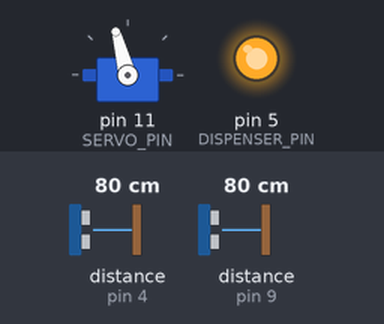
Bench run of a sketch on a simulated Arduino Nano, built with avr-gcc and run on an emulated ATmega328P. Parts: servo, output pins drawn as LEDs (lit = HIGH). Wiring (inferred from the names in the program): 2 × ultrasonic range finder: trigger pin 2, echo pin 4 / trigger pin 8, echo pin 9. Inputs (shaded band) come from the test bench; at power-on: distance to the obstacle (sensors on pin 4, pin 9) 80 cm. The echo pulse lasts 58.3 µs per cm; pins used as bus, display or sensor lines are not drawn.

Above: at 1.2 s.
1.3 s: distance to the obstacle (sensor on pin 4) set to 2 cm
At 2.2 s:
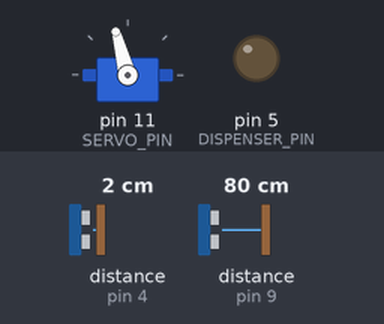
3.8 s: distance to the obstacle (sensor on pin 9) set to 12 cm
5.3 s: distance to the obstacle (sensor on pin 9) set to 9 cm
At 6.4 s:
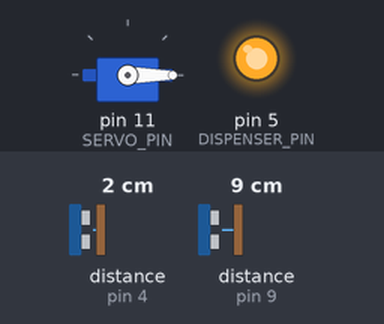
Timing chart, 0 to 8.3 s (numbered marks = the images above; inputs shaded):
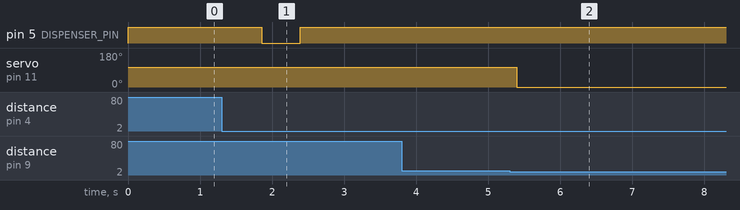

The sketch:

dustbin-dispenser.ino
```cpp
#include <Servo.h>

const float SOUND_SPEED = 0.0343; // centimeter per microsecond at 20 degrees celsius
const int LOOP_DELAY = 100; // millisecond

const int SERVO_PIN = 11; // Must be a PWM Pin
const int SERVO_TRIG_PIN = 8;
const int SERVO_ECHO_PIN = 9;

const int DISPENSER_PIN = 5;
const int DISPENSER_TRIG_PIN = 2;
const int DISPENSER_ECHO_PIN = 4;

// {{{{{ SETTINGS

/* Values: HIGH or LOW (depends on relay setup) */
byte dispenser_close_state = HIGH;

/* Unit: degree */
unsigned int servo_close_angle = 105; // Servo position where the dust-bin cap is closed.
unsigned int servo_open_angle = 0; // Servo position where the dust-bin cap is opened.

/* Unit: centimeter */
unsigned int servo_max_distance = 10;     // Maximum distance where the servo activates
unsigned int dispenser_max_distance = 10; // Maximum distance where the dispenser activates

/* Unit: millisecond (multiples of LOOP_DELAY) */
unsigned int servo_return_delay = 40;     // Delay before returning the dust-bin cap to closed position
unsigned int dispenser_spit_delay = 5;    // Delay before the dispenser spits a liquid
unsigned int dispenser_spit_duration = 5; // Duration where dispenser spits a liquid continuously after delay

// END }}}}}

bool dispenser_running = false;
unsigned int dispenser_timeout = 0;
unsigned int servo_timeout = 0;

byte dispenser_open_state;
unsigned long duration, time;
float servo_distance, dispenser_distance;

Servo servo;

float echo(int trig_pin, int echo_pin) {
	digitalWrite(trig_pin, LOW); delayMicroseconds(2);
	digitalWrite(trig_pin, HIGH); delayMicroseconds(10);
	digitalWrite(trig_pin, LOW);

	duration = pulseIn(echo_pin, HIGH, 10000);
	return duration ? (duration * SOUND_SPEED) / 2 : 0;
}

void setup() {
	pinMode(DISPENSER_PIN, OUTPUT);
	pinMode(DISPENSER_TRIG_PIN, OUTPUT);
	pinMode(DISPENSER_ECHO_PIN, INPUT);

	pinMode(SERVO_TRIG_PIN, OUTPUT);
	pinMode(SERVO_ECHO_PIN, INPUT);

	digitalWrite(DISPENSER_PIN, dispenser_close_state);

	servo.attach(SERVO_PIN);
	servo.write(servo_close_angle);

	servo_return_delay *= LOOP_DELAY;
	dispenser_spit_delay *= LOOP_DELAY;
	dispenser_spit_duration *= LOOP_DELAY;
	dispenser_open_state = (dispenser_close_state == LOW) ? HIGH : LOW;
}

void loop() {
	servo_distance = echo(SERVO_TRIG_PIN, SERVO_ECHO_PIN);
	dispenser_distance = echo(DISPENSER_TRIG_PIN, DISPENSER_ECHO_PIN);

	if (servo_distance && servo_distance <= servo_max_distance) {
		if (servo_timeout == 0) servo.write(servo_open_angle);
		servo_timeout = servo_return_delay;
	} else if (servo_timeout && (servo_timeout -= LOOP_DELAY) == 0) servo.write(servo_close_angle);

	if (dispenser_distance && dispenser_distance <= dispenser_max_distance) {
		if (! dispenser_running) {
			dispenser_running = true;
			dispenser_timeout = dispenser_spit_delay + dispenser_spit_duration;
		} else dispenser_timeout -= dispenser_timeout ? LOOP_DELAY : 0;
		digitalWrite(DISPENSER_PIN, (dispenser_timeout && dispenser_timeout <= dispenser_spit_duration) ? dispenser_open_state : dispenser_close_state);
	} else {
		dispenser_running = false;
		dispenser_timeout = 0;
		digitalWrite(DISPENSER_PIN, dispenser_close_state);
	}
	delay(LOOP_DELAY);
}
```

Measured:
- the behaviour switches between 11 and 10 cm on distance to the obstacle (sensor on pin 9) (found by bisection; images 1 and 2)
- after the input at 1.3 s, pin 5 (DISPENSER_PIN): HIGH → LOW after 0.56 s, → HIGH 0.53 s later
- after the input at 3.8 s, every drawn part: stays the same
- after the input at 5.3 s, servo on pin 11 (SERVO_PIN): 105° → 0° after 0.09 s
